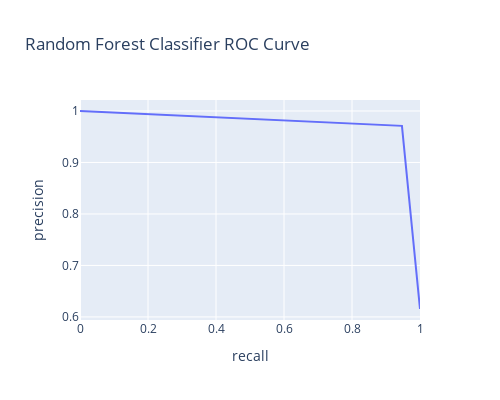

The cell this chart's notebook holds for it:
### Code cell
rf_predict = best_rf.predict(x)
print('F1_Score of Hypertuned randomforest model:')
print(f1_score(y,rf_predict))
print('Accuracy Score of Hypertuned randomforest model:')
print(accuracy_score(y,rf_predict))
print('Confusion Matrix of Hypertuned randomforest model:')
print(confusion_matrix(y,rf_predict))
print('Precision_Recall_Curve of Hypertuned randomforest model:')
print(precision_recall_curve(y,rf_predict))
ROC = {'precision':[0.61538462, 0.97115385, 1],'recall':[1.      , 0.946875, 0]}
ROC_df = pd.DataFrame(ROC)
print(ROC_df)
ROC_curve = px.line(ROC_df,x='recall',y='precision',title='Random Forest Classifier ROC Curve',width=500,height=400)
ROC_curve.show()

### Figure 1 — Plotly figure (JSON) as saved in the notebook; plotly's stock layout.template omitted (floating-point values rounded to 4 significant figures)
{"data": [{"hovertemplate": "recall=%{x}<br>precision=%{y}<extra></extra>", "legendgroup": "", "line": {"color": "#636efa", "dash": "solid"}, "marker": {"symbol": "circle"}, "mode": "lines", "name": "", "orientation": "v", "showlegend": false, "type": "scatter", "x": [1, 0.9469, 0], "xaxis": "x", "y": [0.6154, 0.9712, 1], "yaxis": "y"}], "layout": {"height": 400, "legend": {"tracegroupgap": 0}, "title": {"text": "Random Forest Classifier ROC Curve"}, "width": 500, "xaxis": {"anchor": "y", "autorange": true, "domain": [0, 1], "range": [0, 1], "title": {"text": "recall"}, "type": "linear"}, "yaxis": {"anchor": "x", "autorange": true, "domain": [0, 1], "range": [0.594, 1.021], "title": {"text": "precision"}, "type": "linear"}}}
